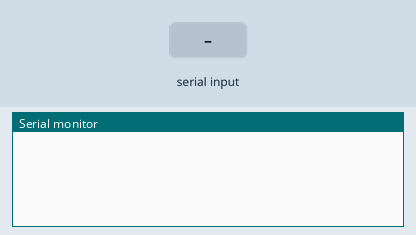
This program was run on a simulated ESP8266 (NodeMCU). On the bench: the last lines printed to the serial monitor. Inputs (shaded band) come from the test bench.

Above: at 1.2 s.
1.3 s: "0\n" received over Serial
At 1.8 s:
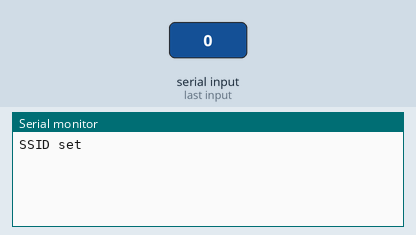
2.8 s: "1\n" received over Serial
At 4.0 s:
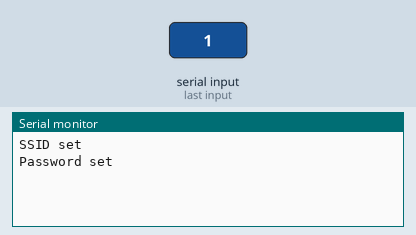
4.3 s: "2\n" received over Serial
At 5.3 s:
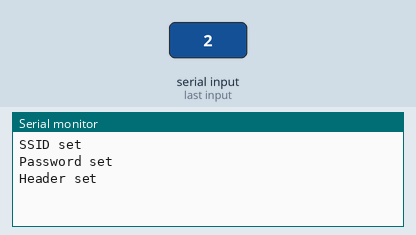
5.8 s: "3\n" received over Serial
At 6.4 s:
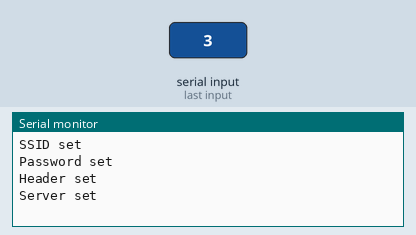
7.3 s: "4\n" received over Serial
At 10.1 s:
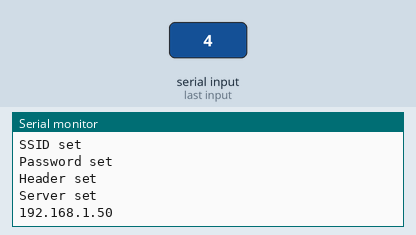
10.3 s: "5\n" received over Serial
At 11.2 s:
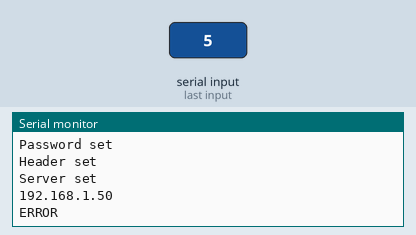

The program:

main.cpp
```cpp
#include <Arduino.h>
#include <Internet.h>
#include <global.h>

String *ssid;
String *password;
String *serverAddr;
Internet internet;

void setup()
{
  ssid = new String("");
  password = new String("");
  serverAddr = new String("");
  Serial.begin(SERIAL_BAUD);
  Serial.setTimeout(SERIAL_TIMEOUT);
}

void loop()
{
  if (Serial.available())
  {
    String command = Serial.readStringUntil('\n');
    String res;
    switch (command[0])
    {
    case '0':
      // set SSID
      *ssid = command.substring(2);
      Serial.print("SSID set\n");
      break;
    case '1':
      // set password
      *password = command.substring(2);
      Serial.print("Password set\n");
      break;
    case '2':
      // set header
      internet.addHeader(command.substring(2));
      Serial.print("Header set\n");
      break;
    case '3':
      // Set base server address
      *serverAddr = command.substring(2);
      Serial.print("Server set\n");
      break;
    case '4':
      // Connect to WiFi
      res = internet.connect(*ssid, *password);
      Serial.print(res);
      Serial.print("\n");
      break;
    case '5':
      // TODO reconnect support
    case 'G':
      Serial.print(internet.GET(*serverAddr));
      break;
    case 'P':
      Serial.print(internet.POST(*serverAddr, command.substring(2)));
      break;
    }
  }
}
```

Measured:
- after the input at 1.3 s, the serial monitor: prints a new line at once (image 1)
- after the input at 2.8 s, the serial monitor: prints a new line at once (image 2)
- after the input at 4.3 s, the serial monitor: prints a new line at once (image 3)
- after the input at 5.8 s, the serial monitor: prints a new line at once (image 4)
- after the input at 7.3 s, the serial monitor: prints a new line after 2.0 s (image 5)
- after the input at 10.3 s, the serial monitor: prints a new line after 0.20 s (image 6)
